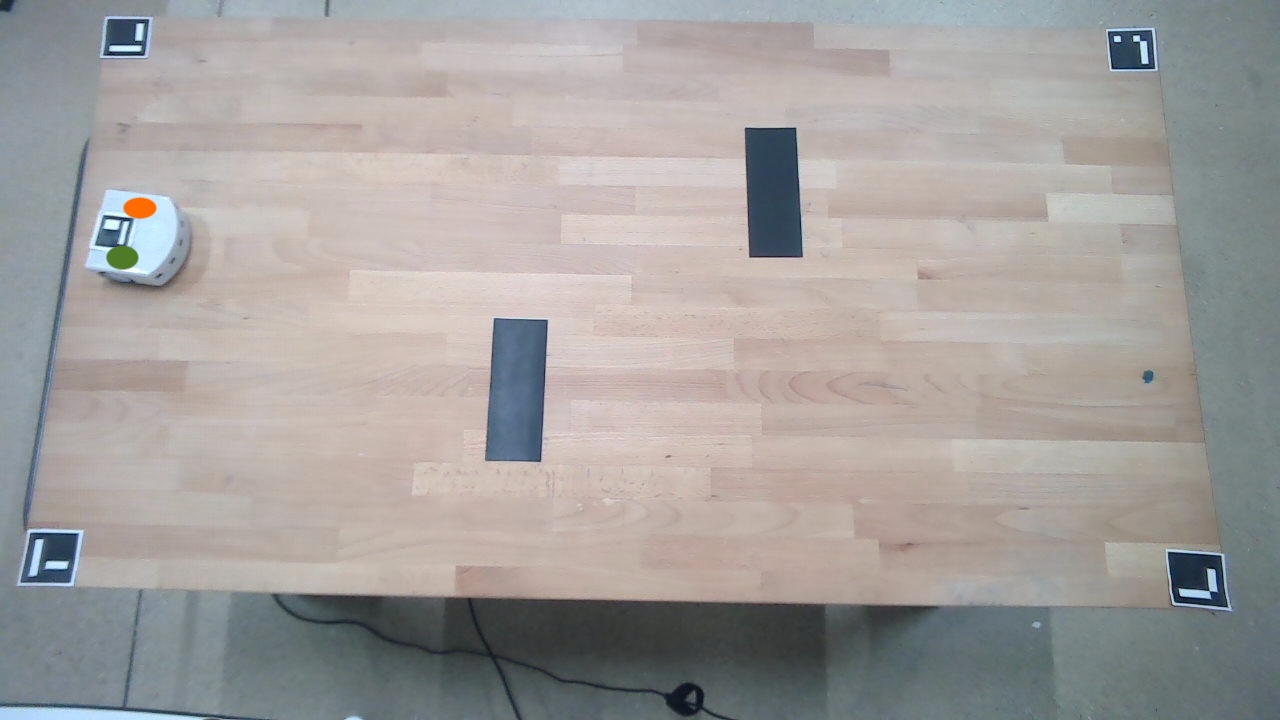
#> input picture src/computer_vision/images/table7.jpg, 1280 x 720 px
$ python vision_v3.py
#> lines starting #> are read from the running program, lines starting #| are printed output that depends on the picture; after the words box and inside, x2 and y2 are one past the last pixel; in counts of white or black regions, pixels touching at a corner belong together
import cv2
import numpy as np
import os

# ============================================
# UTILS
# ============================================

def hsv_mask_circular(hsv, hmin, hmax, smin=40, vmin=40):
    """
    Masque HSV en tenant compte du wrap 179 -> 0.
    hmin, hmax dans [0,179].
    """
    if hmin <= hmax:
        lower = np.array([hmin, smin, vmin])
        upper = np.array([hmax, 255, 255])
        return cv2.inRange(hsv, lower, upper)

    lower1 = np.array([hmin, smin, vmin])
    upper1 = np.array([179, 255, 255])
    lower2 = np.array([0,   smin, vmin])
    upper2 = np.array([hmax, 255, 255])

    return cv2.bitwise_or(
        cv2.inRange(hsv, lower1, upper1),
        cv2.inRange(hsv, lower2, upper2)
    )


def circularity_of_contour(c):
    """ 4πA / P² """
    area = cv2.contourArea(c)
    peri = cv2.arcLength(c, True)
    if peri <= 1e-6:
        return 0.0
    return float(4.0 * np.pi * area / (peri * peri))


def find_circle_candidates(mask, min_area, max_area, min_circularity=0.7):
    """
    Retourne une liste de candidats ronds:
    [{"center":(x,y), "area":A, "circ":C, "contour":c}]
    On préfère être strict -> si circ trop faible ou aire hors range, rejet.
    """
    cnts, _ = cv2.findContours(mask, cv2.RETR_EXTERNAL, cv2.CHAIN_APPROX_SIMPLE)
    candidates = []

    for c in cnts:
        area = cv2.contourArea(c)
        if area < min_area or area > max_area:
            continue

        circ = circularity_of_contour(c)
        if circ < min_circularity:
            continue

        M = cv2.moments(c)
        if M["m00"] == 0:
            continue

        cx = int(M["m10"] / M["m00"])
        cy = int(M["m01"] / M["m00"])

        candidates.append({
            "center": (cx, cy),
            "area": float(area),
            "circ": float(circ),
            "contour": c
        })

    return candidates


def robot_pair_ok(red, green, max_r_rel_diff=0.15, dist_factor=1.0):
    """
    Conditions strictes:
    - rayons égaux ±15%
    - distance centres <= sqrt(min(area)) * dist_factor
    """
    if red is None or green is None:
        return False

    Ar = red["area"]
    Ag = green["area"]
    if Ar <= 0 or Ag <= 0:
        return False

    rr = np.sqrt(Ar / np.pi)
    rg = np.sqrt(Ag / np.pi)
    max_r = max(rr, rg)
    if max_r <= 1e-6:
        return False

    rel_diff = abs(rr - rg) / max_r
    if rel_diff > max_r_rel_diff:
        return False

    dx = green["center"][0] - red["center"][0]
    dy = green["center"][1] - red["center"][1]
    dist = np.sqrt(dx*dx + dy*dy)

    max_dist = np.sqrt(min(Ar, Ag)) * dist_factor
    if dist > max_dist:
        return False

    return True


# [22 lines left out: function score_pair, not called in this run]


# ============================================
# VISION CLASS
# ============================================

class Vision:
    def __init__(self):
        self.color_params = None   # HSV thresholds + aires
        self.canny_params = None   # Canny thresholds + aires

        self.robot_state = {
            "found": False,
            "center": None,
            "red_center": None,
            "green_center": None,
            "theta": None,
            "red_area": 0.0,
            "green_area": 0.0,
            "robot_mask": None  # masque final du robot (uint8)
        }
        #self.debug_remove_robot = 0
        self.debug_remove_robot = 1 # pour debug robot removal

        BASE = os.path.dirname(os.path.abspath(__file__))
        self.IMGS = os.path.join(BASE, "images")

    def load(self, filename):
#> called with filename = 'table7.jpg'
        path = os.path.join(self.IMGS, filename)
        img = cv2.imread(path)
#> img is the input picture: shape (720, 1280, 3); mean B, G, R 157.6, 159.4, 162.8
        if img is None:
            raise FileNotFoundError(f"Impossible de charger {path}")
        return img

    # =======================================
    #  DETECTION ROBOT (STRICTE, OPTIMALE)
    # =======================================
    def detect_robot(self, frame):
        """
        Détecte toutes les bulles rouges/vertes, cherche la meilleure paire
        respectant TES conditions.
        Si aucune paire valide -> found=False (préférence faux négatif).
        """
        if self.color_params is None:
            self.robot_state.update({
                "found": False, "center": None,
                "red_center": None, "green_center": None,
                "theta": None, "red_area": 0.0, "green_area": 0.0,
                "robot_mask": None
            })
            return self.robot_state

        hsv = cv2.cvtColor(frame, cv2.COLOR_BGR2HSV)
#> hsv: shape (720, 1280, 3); mean H, S, V 46.6, 26.7, 168.6

        R_hmin = self.color_params["R_hmin"]
        R_hmax = self.color_params["R_hmax"]
        G_hmin = self.color_params["G_hmin"]
        G_hmax = self.color_params["G_hmax"]
        minA = self.color_params["min_area"]
        maxA = self.color_params["max_area"]

        mask_red = hsv_mask_circular(hsv, R_hmin, R_hmax)
        mask_green = hsv_mask_circular(hsv, G_hmin, G_hmax)
#> call 2 of hsv_mask_circular, with hmin = 40, hmax = 90, smin = 40, vmin = 40
#> in hsv_mask_circular (call 2), `return cv2.inRange(hsv, lower, upper)`:
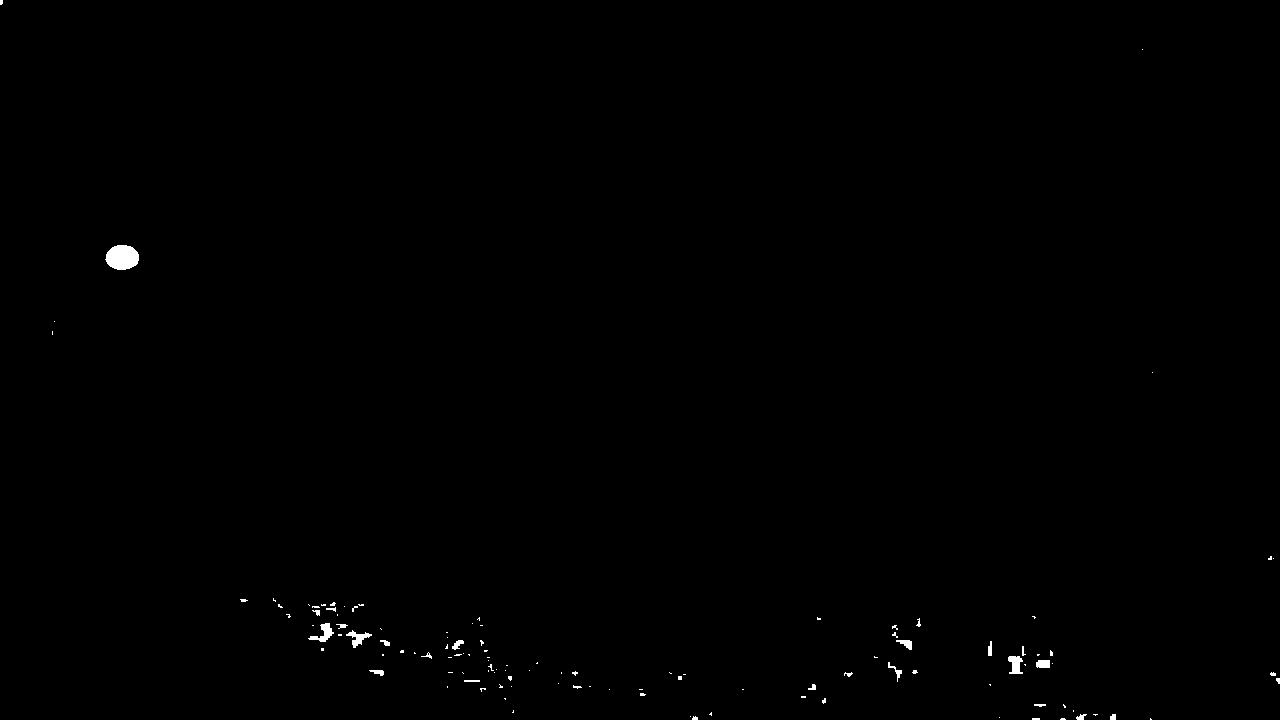
#> returned value: shape (720, 1280); 0.29% white; 117 white regions (94 under 20 px)

        # candidats stricts
        reds = find_circle_candidates(mask_red, minA, maxA, min_circularity=0.6)
#> in find_circle_candidates, `cnts, _ = cv2.findContours(mask, cv2.RETR_EXTERNAL, cv2.CHAIN_APPROX_S..`: cnts = 132 contours, 113 with area under 20; largest, box (x1, y1, x2, y2) and area: (766, 478, 864, 512) 1379, (650, 538, 742, 572) 1080, (786, 374, 902, 404) 951, (858, 516, 948, 556) 950, (455, 566, 496, 599) 941
#> the loop in find_circle_candidates, `for c in cnts:` made 132 passes
#> (peri in circularity_of_contour, circ) on passes 32, 35, 36, 37, 49, 53, 56: (44.14, 0.471), (41.56, 0.44), (163.1, 0.445), (132.1, 0.098), (44.49, 0.349), (508.1, 0.0525), (347.1, 0.099)
#> after the loop in find_circle_candidates, `for c in cnts:`: candidates = 1 item
#> reds = 1 item
        greens = find_circle_candidates(mask_green, minA, maxA, min_circularity=0.6)
#> in find_circle_candidates (call 2), `cnts, _ = cv2.findContours(mask, cv2.RETR_EXTERNAL, cv2.CHAIN_APPROX_S..`: cnts = 117 contours, 104 with area under 20; largest, box (x1, y1, x2, y2) and area: (105, 245, 139, 270) 623, (308, 623, 334, 642) 164, (1008, 656, 1023, 674) 153, (346, 630, 372, 648) 140, (1036, 660, 1050, 668) 86
#> the loop in find_circle_candidates (call 2), `for c in cnts:` made 117 passes
#> greens = 2 items

        best_pair = None
        best_score = -1e9

        for r in reds:
            for g in greens:
                if not robot_pair_ok(r, g, max_r_rel_diff=0.15, dist_factor=2.4): #distance centres <= sqrt(min(area)) * dist_factor
                    continue
                s = score_pair(r, g)
                if s > best_score:
                    best_score = s
                    best_pair = (r, g)
#> this loop made 1 pass
#> after the loop, best_score = -1e+09

        if best_pair is None:
            self.robot_state.update({
                "found": False, "center": None,
                "red_center": None, "green_center": None,
                "theta": None, "red_area": 0.0, "green_area": 0.0,
                "robot_mask": None
            })
            return self.robot_state

        red, green = best_pair
        red_center = red["center"]
        green_center = green["center"]

        center = (
            int((red_center[0] + green_center[0]) / 2),
            int((red_center[1] + green_center[1]) / 2)
        )

        dx = green_center[0] - red_center[0]
        dy = green_center[1] - red_center[1]
        theta = float(np.arctan2(dy, dx) - np.pi/2 )  # orientation robot
        print("Theta (deg):", np.degrees(theta))

        # masque robot = union des 2 contours, dilaté
        robot_mask = np.zeros(frame.shape[:2], dtype=np.uint8)
        cv2.drawContours(robot_mask, [red["contour"]], -1, 255, -1)
        cv2.drawContours(robot_mask, [green["contour"]], -1, 255, -1)

        # dilatation pour couvrir tout le robot
        k = cv2.getStructuringElement(cv2.MORPH_ELLIPSE, (31, 31))
        robot_mask = cv2.dilate(robot_mask, k, iterations=1)

        self.robot_state.update({
            "found": True,
            "center": center,
            "red_center": red_center,
            "green_center": green_center,
            "theta": theta,
            "red_area": red["area"],
            "green_area": green["area"],
            "robot_mask": robot_mask
        })
        return self.robot_state

    # =======================================
    #  INITIALISATION COULEUR (ROBOT)
    # =======================================
    def init_colors(self, frame):
        cv2.namedWindow("COLOR INIT")

        R_hmin, R_hmax = 170, 10
        G_hmin, G_hmax = 40, 90
        minA, maxA = 50, 2000

        cv2.createTrackbar("Red Hmin",   "COLOR INIT", R_hmin, 179, lambda x: None)
        cv2.createTrackbar("Red Hmax",   "COLOR INIT", R_hmax, 179, lambda x: None)
        cv2.createTrackbar("Green Hmin", "COLOR INIT", G_hmin, 179, lambda x: None)
        cv2.createTrackbar("Green Hmax", "COLOR INIT", G_hmax, 179, lambda x: None)
        cv2.createTrackbar("Min Area",   "COLOR INIT", minA, 5000, lambda x: None)
        cv2.createTrackbar("Max Area",   "COLOR INIT", maxA, 20000, lambda x: None)

        while True:
            R_hmin = cv2.getTrackbarPos("Red Hmin",   "COLOR INIT")
            R_hmax = cv2.getTrackbarPos("Red Hmax",   "COLOR INIT")
            G_hmin = cv2.getTrackbarPos("Green Hmin", "COLOR INIT")
            G_hmax = cv2.getTrackbarPos("Green Hmax", "COLOR INIT")
            minA   = cv2.getTrackbarPos("Min Area",   "COLOR INIT")
            maxA   = cv2.getTrackbarPos("Max Area",   "COLOR INIT")

            self.color_params = {
                "R_hmin": R_hmin, "R_hmax": R_hmax,
                "G_hmin": G_hmin, "G_hmax": G_hmax,
                "min_area": minA, "max_area": maxA
            }

            state = self.detect_robot(frame)
#> state = 8 items

            hsv = cv2.cvtColor(frame, cv2.COLOR_BGR2HSV)
            mask_red = hsv_mask_circular(hsv, R_hmin, R_hmax)
            mask_green = hsv_mask_circular(hsv, G_hmin, G_hmax)

            debug = frame.copy()
            overlay = debug.copy()
            overlay[mask_red > 0] = (0, 0, 255)
            overlay[mask_green > 0] = (0, 255, 0)
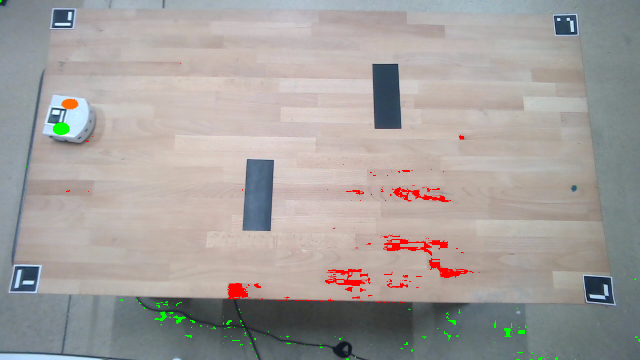
#> overlay: shape (720, 1280, 3) (shown at 1/2 size); mean B, G, R 156.1, 158.6, 163.2
            debug = cv2.addWeighted(overlay, 0.3, debug, 0.7, 0)

            # dessiner tous les candidats (petits cercles)
            reds = find_circle_candidates(mask_red, minA, maxA, 0.7)
#> in find_circle_candidates (call 3), `cnts, _ = cv2.findContours(mask, cv2.RETR_EXTERNAL, cv2.CHAIN_APPROX_S..`: cnts = 132 contours, 113 with area under 20; largest, box (x1, y1, x2, y2) and area: (766, 478, 864, 512) 1379, (650, 538, 742, 572) 1080, (786, 374, 902, 404) 951, (858, 516, 948, 556) 950, (455, 566, 496, 599) 941
#> reds = []
            greens = find_circle_candidates(mask_green, minA, maxA, 0.7)
#> in find_circle_candidates (call 4), `cnts, _ = cv2.findContours(mask, cv2.RETR_EXTERNAL, cv2.CHAIN_APPROX_S..`: cnts = 117 contours, 104 with area under 20; largest, box (x1, y1, x2, y2) and area: (105, 245, 139, 270) 623, (308, 623, 334, 642) 164, (1008, 656, 1023, 674) 153, (346, 630, 372, 648) 140, (1036, 660, 1050, 668) 86
#> greens = 1 item
            for r in reds:
                cv2.circle(debug, r["center"], 6, (0, 0, 200), 2)
#> this loop made 0 passes
            for g in greens:
                cv2.circle(debug, g["center"], 6, (0, 200, 0), 2)
#> this loop made 1 pass
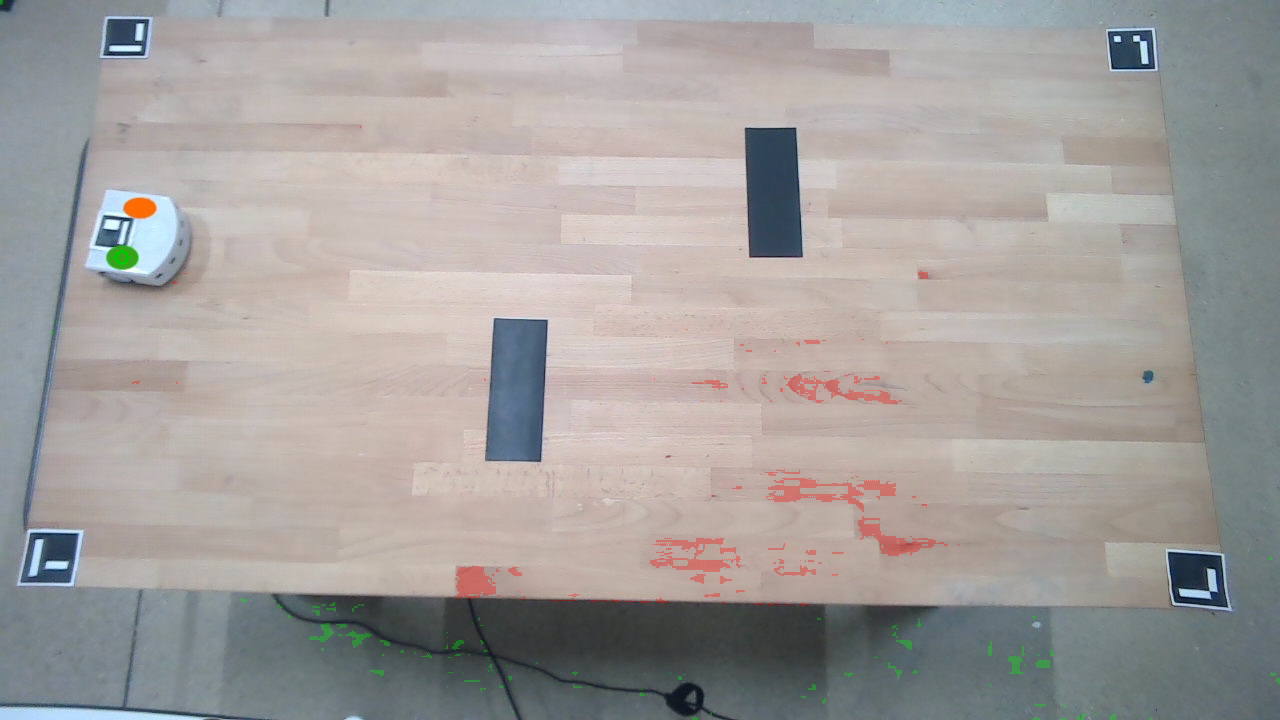
#> debug: shape (720, 1280, 3); mean B, G, R 157.2, 159.1, 162.9

            if state["red_center"] is not None:
                cv2.circle(debug, state["red_center"], 10, (0, 0, 255), -1)
                cv2.putText(debug, f"{int(state['red_area'])} px",
                            (state["red_center"][0]-20, state["red_center"][1]-15),
                            cv2.FONT_HERSHEY_SIMPLEX, 0.6, (0,0,255), 2)

            if state["green_center"] is not None:
                cv2.circle(debug, state["green_center"], 10, (0, 255, 0), -1)
                cv2.putText(debug, f"{int(state['green_area'])} px",
                            (state["green_center"][0]-20, state["green_center"][1]-15),
                            cv2.FONT_HERSHEY_SIMPLEX, 0.6, (0,255,0), 2)

            if state["found"]:
                cx, cy = state["center"]
                cv2.circle(debug, (cx, cy), 6, (255,255,255), -1)
                length = 50
                th = state["theta"]
                x2 = int(cx + length*np.cos(th))
                y2 = int(cy + length*np.sin(th))
                cv2.arrowedLine(debug, (cx, cy), (x2, y2),
                                (255,255,255), 2, tipLength=0.3)

                cv2.putText(debug, "Robot: FOUND (flag=1)", (20,40),
                            cv2.FONT_HERSHEY_SIMPLEX, 1.0, (0,255,0), 3)
            else:
                cv2.putText(debug, "Robot: NOT FOUND (flag=0)", (20,40),
                            cv2.FONT_HERSHEY_SIMPLEX, 1.0, (0,0,255), 3)
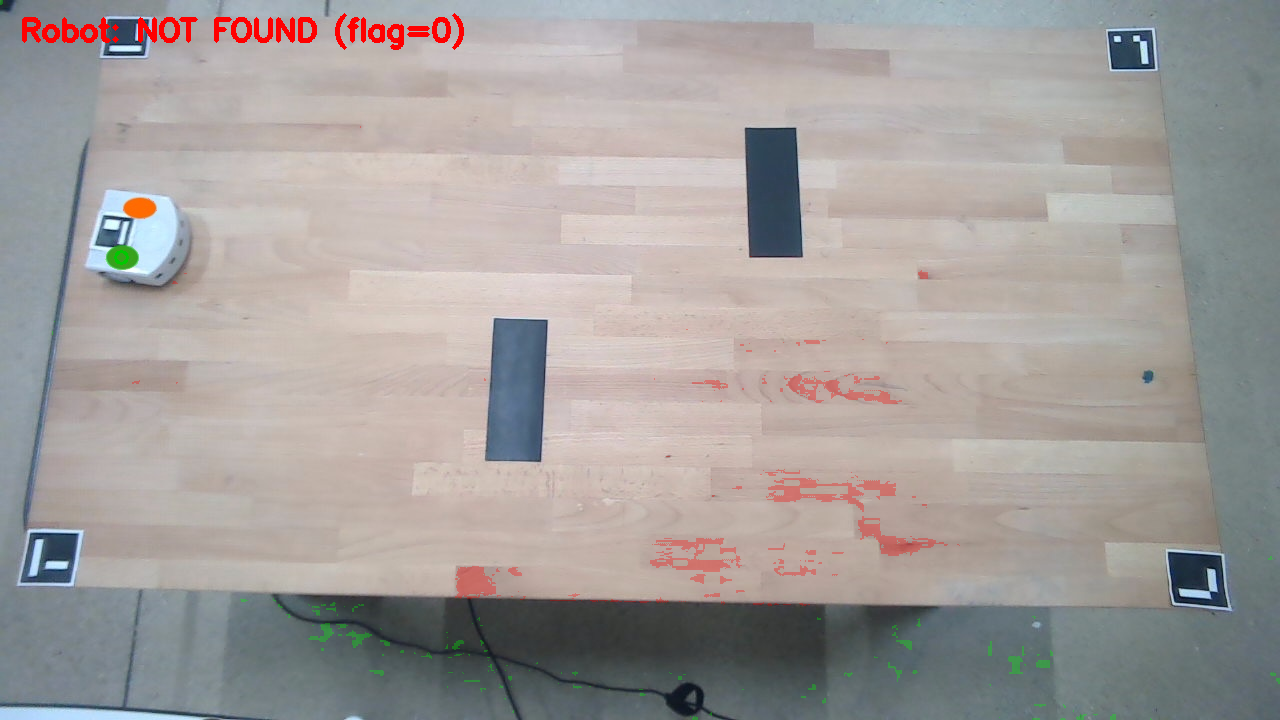
#> debug: shape (720, 1280, 3); 0.55% of pixels changed, all inside (x1, y1, x2, y2) = (22, 13, 464, 50)

            cv2.imshow("COLOR INIT", debug)

            k = cv2.waitKey(1) & 0xFF
#> (key q is pressed here)
            if k in [13, ord(' ')]:  # ENTER/espace
                break
            if k in [27, ord('q')]:
                break

        cv2.destroyWindow("COLOR INIT")
        # color_params déjà stockés

    # =======================================
    #  SUPPRESSION ROBOT (INPAINT FORT)
    # =======================================
    def remove_robot(self, frame):
        """
        1) détecte robot STRICT
        2) inpaint sur un masque dilaté
        => robot invisible pour Canny.

        Si self.debug_remove_robot == 1 :
            affiche l'image nettoyée (pour la documentation)
        """
        state = self.detect_robot(frame)
        if not state["found"] or state["robot_mask"] is None:
            cleaned = frame.copy()

            # --- DEBUG OPTIONNEL ---
            if getattr(self, "debug_remove_robot", 0) == 1:
                cv2.imshow("REMOVE_ROBOT_DEBUG", cleaned)
                cv2.waitKey(1)

            return cleaned, None

        mask = state["robot_mask"]

        # inpaint
        removed = cv2.inpaint(frame, mask, inpaintRadius=7, flags=cv2.INPAINT_TELEA)

        # --- DEBUG OPTIONNEL ---
        if getattr(self, "debug_remove_robot", 0) == 1:
            cv2.imshow("REMOVE_ROBOT_DEBUG", removed)
            cv2.waitKey(1)

        return removed, mask
    # =======================================
    #  PREPROCESS COMMUN CANNY
    # =======================================
    def _preprocess_for_canny(self, frame):
        clean, robot_mask = self.remove_robot(frame)

        gray = cv2.cvtColor(clean, cv2.COLOR_BGR2GRAY)
        clahe = cv2.createCLAHE(clipLimit=3.0, tileGridSize=(8, 8))
        eq = clahe.apply(gray)

        # même filtre partout
        smooth = cv2.bilateralFilter(eq, d=9, sigmaColor=50, sigmaSpace=50)
        return clean, smooth, robot_mask

    # =======================================
    #  INITIALISATION CANNY (identique final)
    # =======================================
    def init_canny(self, frame):
        cv2.namedWindow("CANNY INIT")

        low, high = 30, 120
        minA, maxA = 300, 20000

        cv2.createTrackbar("Canny Low",  "CANNY INIT", low, 255, lambda x: None)
        cv2.createTrackbar("Canny High", "CANNY INIT", high, 255, lambda x: None)
        cv2.createTrackbar("Min Area",   "CANNY INIT", minA, 50000, lambda x: None)
        cv2.createTrackbar("Max Area",   "CANNY INIT", maxA, 80000, lambda x: None)

        while True:
            low  = cv2.getTrackbarPos("Canny Low",  "CANNY INIT")
#> low = 30
#> (the rest of the program and of its run is left out)
